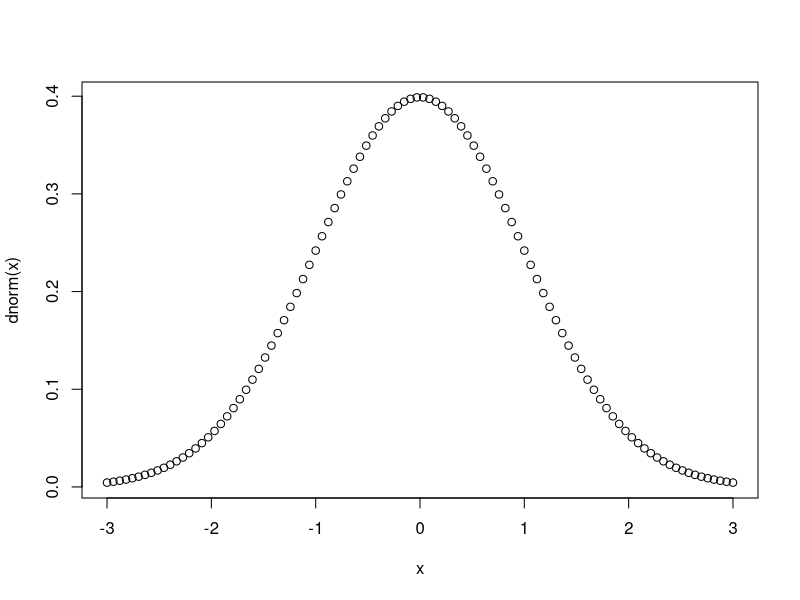
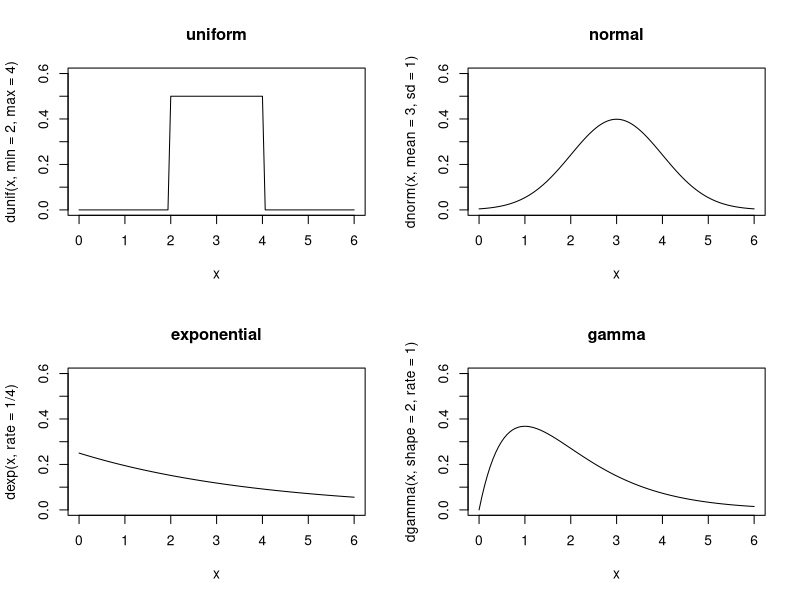
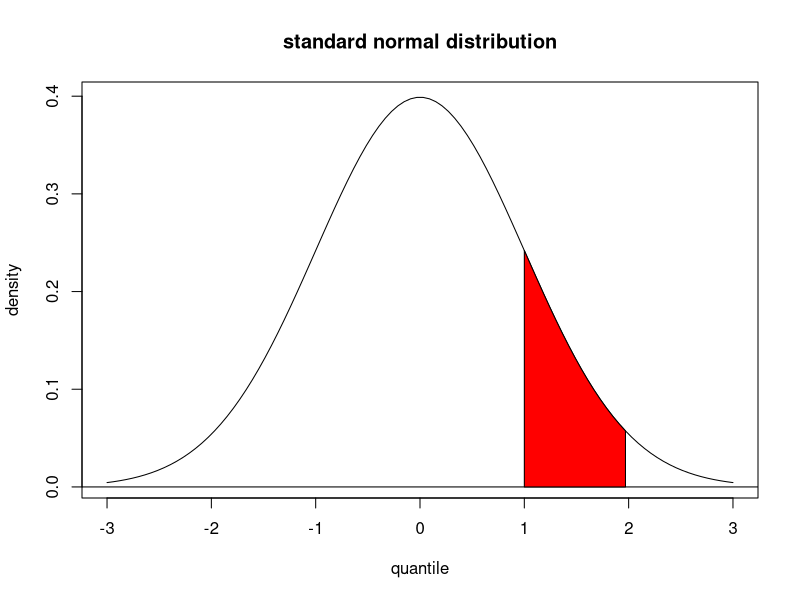

The R source for these figures, in order:
#
# standard names for probability distributions
#
# dnorm - normal density
# pnorm - normal distribution function
# qnorm - normal quartile function
# rnorm - normal random variates
#
# discrete distrubutions
#
# binomial - binom(n=number of trials,
#                  p=probability of success for one trial)
# geometric - geom(p=probability of success for one trial)
# hypergeometric - hyper(m=number of white balls in urn,
#                        n=number of black bals in urn,
#                        k=number of balls drawn from urn)
# negative binomial - nbinom(size=number of successful trials,
#                            either prob = probability of successful
#                            trial or mu = mean)
#
# continuous distributions
#
# beta - beta(shape1, shape2)
# cauchy - cauchy(location, scale)
# chi-squared - chisq(df = degrees of inspection)
# exponential - exp(rate)
# F - f(df1,df2) = degrees of freedom,
# gamma  - gamma(rate, either rate or scale)
# log-normal <-- lnorm(meanlog = mean on log scale)
# logistic <- logis(location, scale)
# normal <- norm(mean, sd=standard deviation0
# student's t - t(df=degrees of separaions),
# uniform <- unif(min=lower limit, max= upper definition
# weibull <- weibull(shape, scale)
# wilcoxon -<- wilcox(m=number of samples in first example; 
#                     n=second=number-of-observations in second
#			sample.
# 
# use help(name) to ge help
#
# 8.1 - count the enumber of combinations of n items taken k at 
# a time.
# 
# choose(n,k)`
#
n=10
k=4
choose(n,k)

# how many ways can we choose 3 items from 5 items
choose(5,3)
# how many ways can we choose 3 items from 50)
choose(50,3)
# how many ways can we select 30 items from 50 items
choose(50,20)

# 8.2 - combination formula is:
#
#  c = n!/r!(n-r)!

# ch 8.2 - generating combination - generate all combinations
# of n items taken k at a time.
#
# combo(items, k) 
#
# # generate all combos from 1 to 5 taken 3 at a time.
#
combn(1:5,3)
#
combn(c("t1", "t2", "t3", "t3", "t4", "t5"), 3)
#

# 8.3 - generate random numbers.
#

runif(1)

runif(10)

runif(1, min=03, max=3)

rnorm(1)

rnorm(1, mean=100, sd=15)

rbinom(1, size=10, prob=0.5)

rpois(1, lambda=10)

rexp(1, rate=0.1)

rgamma(1, shape=2, rate=0.1)

rnorm(1, mean=c(-10,0,10), sd=1)

means <- rnorm(100, mean=0, sd=0.2)
rnorm(100, mean=means, sd=1)

# 8.4 - generating reproducible random numbers
#
# use set.seed() to generate the same list of random
# numbers.
#
set.seed(165)
runif(10)

set.seed(165)
runif(10)

# 8.5 generating a random sample
# randomly select n items from a vector,
#
# sample(vec, n)
#

n=1000
vec = c(1:100)
sample(vec, n, replace=TRUE)
mean(sample(vec, n, replace=TRUE))

# sample bootstrap

x = runif(100, min=0, max=100)

medians = numeric(1000)

for (i in 1:1000)
{
    medians[i] = median(sample(x, replace=TRUE))
}

ci = quantile(medians, c(0.025, 0.975))

cat("95% confidence interval is (", ci, ")\n")

# 8.6 generating random sequences

# simulate a series of coin tosses or a sequence of bernoulli 
# trials.
#
# sample(set, n, replace=TRUE)

sample(c("H","T"), 10, replace=TRUE)

sample(c(FALSE,TRUE), 20, replace=TRUE)

# for bernoulli, set the prob for each value in the vector.
#
sample(c(FALSE,TRUE), 20, replace=TRUE, prob=c(0.2,0.8))

rbinom(100, 1, 0.8)

# 8.7 - randomly permuting a vector
#
# if v is a vector, then sample(v) returns a random permutation.
#

v = 1:20
sample(v)
sample(v, size=length(v), replace=FALSE)

# 8.8 - calculating probabilties for discrete dirtibutoins
#
# want to calculate the simple or cumulative probability for
# a discrete random variable.
#
# for simple probability, P(X=x) uses the density. 
# for cumulative probability, F(X<=x) uses the distribution function.
# all built-in probabilties have a distribution function starting
# with "p".
#
# we have a binomial randm variable X over 10 trials where each
# trial has a success probability = 0.5.
# calculate the probability of x=7
#
dbinom(7, size=10, prob=0.50)

# cumulative probability for P(X<=7)
#
pbinom(7, size=10, prob=0.5)


# distribution	density function	distribution function
#		P(X=x)			P(X<=x)
# binomial	dbinomial(x,size,prob)	pbinom(x,size,prob)
# geometric	dgeom(x,prob)		pgeom(x,size,prob)
# poisson	dpois(x,lambda)		pgeom(x,lambda)

# complement of distribution is the survival function
# given by P(X>x). specify lower.tail=FALSE in a distribution
# to get this.

pbinom(7, size=10, prob=0.5, lower.tail=FALSE)

# to get P(x1<X<x2) = P(X<=x2)- P(X<=x1)
#
# to get P(3<X<=7)
#
pbinom(7,size=10,prob=0.5) - pbinom(3,size=10,prob=0.5)

# can calculate for a vector of values
pbinom(c(3,7), size=10, prob=0.5)
diff(pbinom(c(3,7), size=10, prob=0.5))

# 8.9 - calculating probs for continuous distributions

# calculate the distribution functions(DF) or cumulative distribution
# function for a continuous random variable.
#
# for continuous distributions P(X=x) does not exist.
#

# distribution	distribution function'
# normal	pnorm(x,mean,sd)
# students t	pt(x, df)
# exponential	pexp(x, rate)
# gamma		pgamme(x, shape, rate)
# chi-squared	pchisq(x, df)
#

# want P(X<=66) for X ~ N(mean=70, sd=3)
pnorm(66, mean=70, sd=3)

# probability of exponential variable with a mean of 40 has a 
# value less than 20.
pexp(20, rate=1/40)

# exponential P(20<X<50)
pexp(50, rate=1/40) - pexp(20, rate=1/40)

# 8.10 converting probs to quantiles
#
# given a probability p and a distribution, you want to determine
# quantile for p, that is, the value x s.t. P(X<=x) = p
#
qnorm(0.05, mean=100, sd=15)
qnorm(c(0.05,0.5,0.95,0.99,0.999), mean=100, sd=15)
pnorm(c(139,150,180,200), mean=100, sd=15)

# distribution	quantile function
# binomial	qbinom(p, size, prob)
# geometric	qgeom(p, prob)
# poisson	qpois(p, lambda)
#
# normal	qnorm(p, mean, sd)
# students t	qt(p, df)
# exponential	qexp(p, rate)
# gamma		qgamma(p, shape, rate=rate)
# 		or
#		qgamma(p, shape, scale=scale)
# chi-squared	qchisq(p, df)
#

# 8.11 - plotting density function

x = seq(from=-3, to=3, length.out=100)
plot(x, dnorm(x))

x11()
x = seq(from=0,to=6,length.out=100)

ylim=c(0,0.6)

par(mfrow=c(2,2))

plot(x, dunif(x,min=2,max=4), main="uniform",
        type='l', ylim=ylim)
plot(x, dnorm(x,mean=3,sd=1), main="normal",
        type='l', ylim=ylim)
plot(x, dexp(x,rate=1/4), main="exponential",
        type='l', ylim=ylim)
plot(x, dgamma(x,shape=2,rate=1), main="gamma",
        type='l', ylim=ylim)

x11()
x = seq(from=-3,to=3,length.out=100)
y = dnorm(x)

plot(x,y,main="standard normal distribution", type='l',
     ylab="density", xlab="quantile")
abline(h=0)

region.x = x[1<=x & x<=2]
region.y = y[1<=x & x<=2]

region.x = c(region.x[1], region.x, tail(region.x,1))
region.y = c(          0, region.y,               0)

polygon(region.x, region.y, density=-1, col="red")



